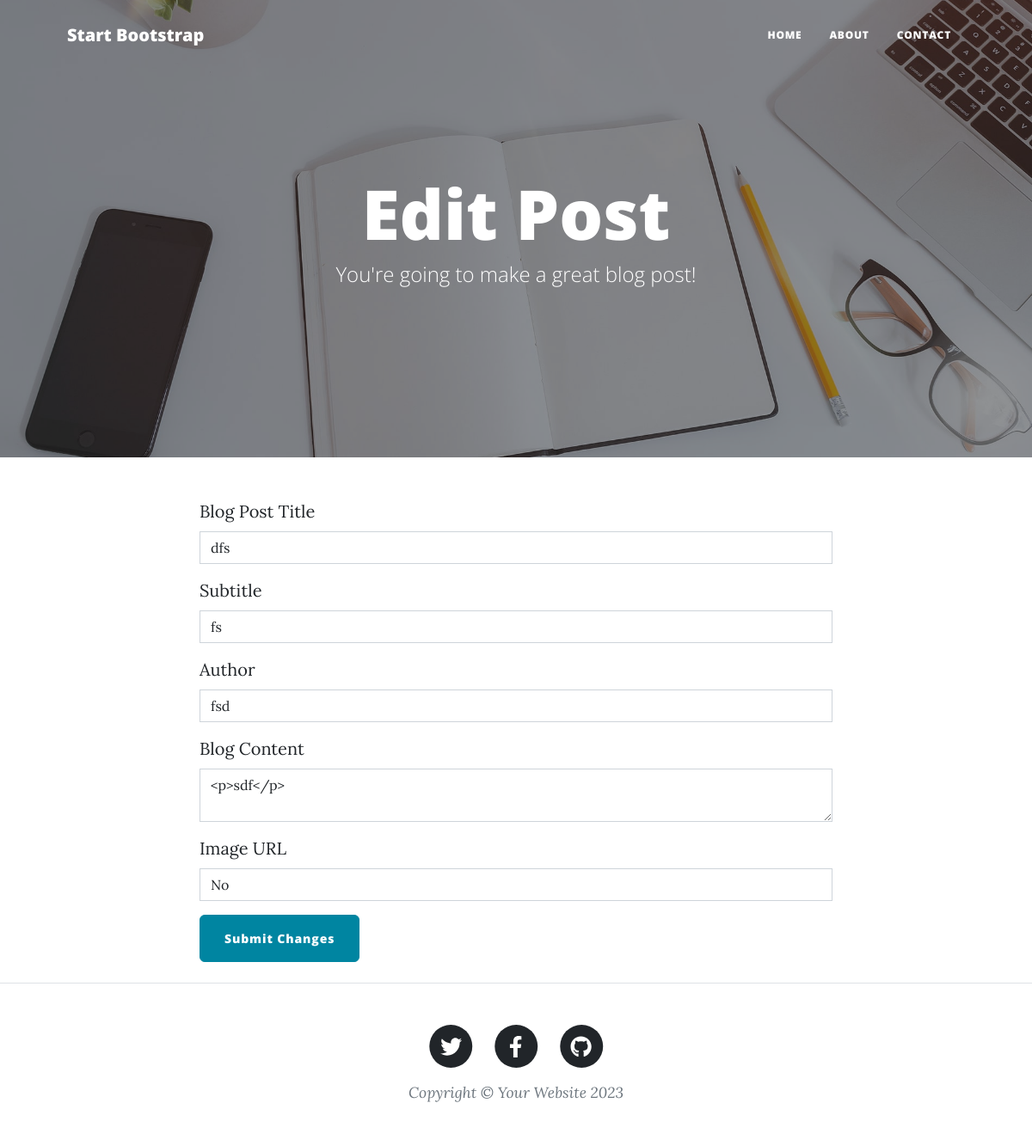
The page /edit-post/4 on the database its author committed.
### main.py (models this page shows)
class BlogPost(db.Model):
    id: Mapped[int] = mapped_column(Integer, primary_key=True)
    title: Mapped[str] = mapped_column(String(250), unique=True, nullable=False)
    subtitle: Mapped[str] = mapped_column(String(250), nullable=False)
    date: Mapped[str] = mapped_column(String(250), nullable=False)
    body: Mapped[str] = mapped_column(Text, nullable=False)
    author: Mapped[str] = mapped_column(String(250), nullable=False)
    img_url: Mapped[str] = mapped_column(String(250), nullable=False)

### main.py (the view, shortened to what this page needs)
@app.route('/edit-post/<int:post_id>', methods=['GET', 'POST'])
def edit_post(post_id):
    post = db.session.execute(db.select(BlogPost).where(BlogPost.id == post_id)).scalar_one_or_none()
    if post is None:
        return "Post not found", 404
    form = EditPostForm(
        title=post.title,
        subtitle=post.subtitle,
        author=post.author,
        body=post.body,
        img_url=post.img_url
    )
    return render_template("make-post.html", form=form)

### main.py
class EditPostForm(FlaskForm):
    title = StringField("Blog Post Title", validators=[DataRequired()])
    subtitle = StringField("Subtitle", validators=[DataRequired()])
    author = StringField("Author", validators=[DataRequired()])
    body = CKEditorField("Blog Content", validators=[DataRequired()])
    img_url = StringField("Image URL", validators=[DataRequired(), URL()])
    submit = SubmitField("Submit Changes")

### templates/make-post.html (shortened to what this page needs)
{% block content %} {% include "header.html" %}
<header
  class="masthead"
  style="background-image: url('../static/assets/img/edit-bg.jpg')"
>
  <div class="container position-relative px-4 px-lg-5">
    <div class="row gx-4 gx-lg-5 justify-content-center">
      <div class="col-md-10 col-lg-8 col-xl-7">
        <div class="page-heading">
          {% if form.title.data %}
          <h1>Edit Post</h1>
          {% else %}
          <h1>New Post</h1>
          {% endif %}
          <span class="subheading"
            >You're going to make a great blog post!</span
          >
        </div>
      </div>
    </div>
  </div>
</header>
<main class="mb-4">
{% from 'bootstrap5/form.html' import render_form %}
  <div class="container">
    <div class="row">
      <div class="col-lg-8 col-md-10 mx-auto">
        <form method="post">
          {{ render_form(form) }}
        </form>
      </div>
    </div>
  </div>
</main>
{% include "footer.html" %} {% endblock %}

### rows shown on the page
BlogPost: title "dfs", subtitle "fs", author "fsd", body "<p>sdf</p>", img_url "No"
